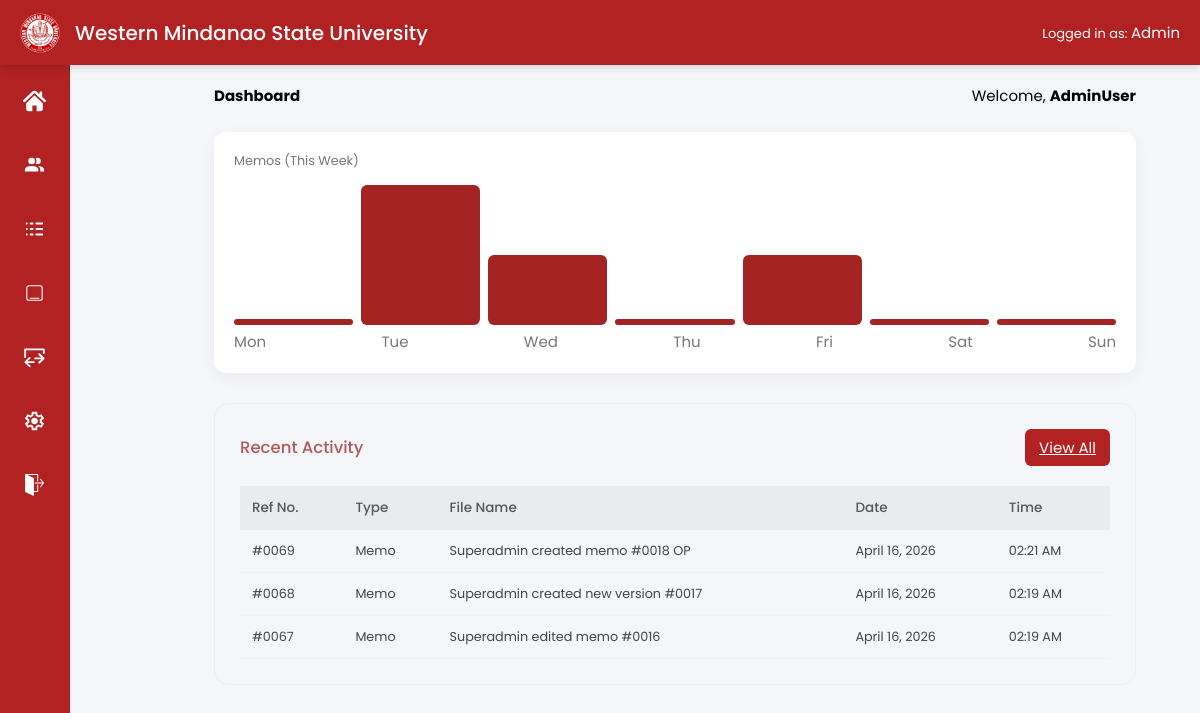
Page /admin/ (signed in) on the earlier database version.
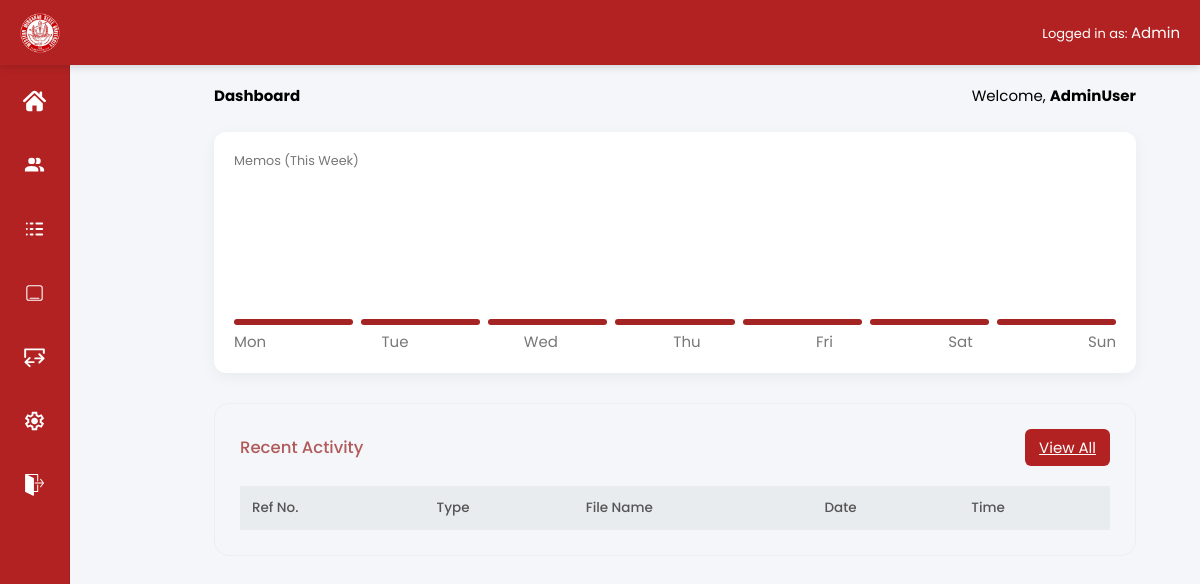
Same page on the later database version.
### app/models/settings.py (models this page shows)
class SystemSettings(db.Model):
    __tablename__ = "system_settings"
    id = db.Column(db.Integer, primary_key=True)
    system_name = db.Column(db.String(200))
    logo = db.Column(db.String(255))

### app/models/user.py (models this page shows, shortened)
class User(UserMixin, db.Model):
    __tablename__ = "users"
    id = db.Column(db.Integer, primary_key=True)
    username = db.Column(db.String(50), unique=True, nullable=False)
    password_hash = db.Column(db.String(255), nullable=False)
    role = db.Column(db.String(20))  # admin or secretary

### app/models/log_entry.py (models this page shows)
class LogEntry(db.Model):
    __tablename__ = "log_entries"
    id = db.Column(db.Integer, primary_key=True)
    serial_number = db.Column(db.Integer, unique=True, nullable=False)
    date = db.Column(db.Date)
    remarks = db.Column(db.String(255))
    notes = db.Column(db.Text)
    encoded_at = db.Column(db.DateTime, default=datetime.utcnow)
    memo_id = db.Column(db.Integer, db.ForeignKey("memos.id"))
    user_id = db.Column(
        db.Integer,
        db.ForeignKey("users.id", name="fk_log_entries_user_id"),
        nullable=True   # 👈 TEMPORARY
    )
    user = db.relationship("User", backref="logs")

### app/routes/admin.py (the view)
@admin_bp.route("/")
@login_required
def dashboard():
    if current_user.role != "admin":
        return redirect(url_for("auth.login"))
    sort = request.args.get("sort", "latest")
    query = LogEntry.query
    if sort == "oldest":
        query = query.order_by(LogEntry.encoded_at.asc())
    else:
        query = query.order_by(LogEntry.encoded_at.desc())
    logs = query.limit(3).all()
    today = date.today()
    start_week = today - timedelta(days=today.weekday())
    week_counts = []
    for i in range(7):
        day = start_week + timedelta(days=i)
        count = Memo.query.filter(
            Memo.date == day
        ).count()
        week_counts.append(count)
    return render_template(
        "admin/dashboard.html",
        logs=logs,
        week_counts=week_counts,
        current_sort=sort
    )

### app/__init__.py (called while the page is built)
def create_app():
    app = Flask(__name__)
    app.config.from_object(Config)
    db.init_app(app)
    login_manager.init_app(app)
    migrate.init_app(app, db)
    login_manager.login_view = "auth.login"
    @login_manager.user_loader
    def load_user(user_id):
        return User.query.get(int(user_id))
    app.register_blueprint(main)
    app.register_blueprint(auth_bp)
    app.register_blueprint(secretary_bp)
    app.register_blueprint(admin_bp)
    app.cli.add_command(seed_command)
    app.cli.add_command(seed_memos)
    @app.context_processor
    def inject_settings():
        settings = SystemSettings.query.first()
        return dict(settings=settings)
    print(app.url_map)
    return app

### app/templates/admin/dashboard.html (shortened to what this page needs)
{% extends "base.html" %}
{% block content %}
<div class="main-content">
  <div class="dashboard-header">
    <h2>Dashboard</h2>
    <div>Welcome, <strong>AdminUser</strong></div>
  </div>
  <div class="dashboard-grid">
    <div class="stat-card chart-card">
      <div class="stat-label">Memos (This Week)</div>
      <div class="chart-container">
        {% set max_val = week_counts|max %}
        {% if max_val == 0 %}
          {% set max_val = 1 %}
        {% endif %}
        {% for count in week_counts %}
          <div class="bar-wrapper">
            <div class="bar"
                style="height: {{ (count / max_val) * 100 }}%;">
            </div>
          </div>
        {% endfor %}
      </div>
      <div class="chart-labels">
        <span>Mon</span>
        <span>Tue</span>
        <span>Wed</span>
        <span>Thu</span>
        <span>Fri</span>
        <span>Sat</span>
        <span>Sun</span>
      </div>
    </div>
  </div>
<div class="activity-log">
  <div class="log-header">
    <h2 class="log-title">Recent Activity</h2>
    <div class="controls">
      <a href="{{ url_for('admin.logs_page') }}" class="btn">View All</a>
    </div>
  </div>
  <table class="data-table">
    <thead>
      <tr>
        <th>Ref No.</th>
        <th>Type</th>
        <th>File Name</th>
        <th>Date</th>
        <th>Time</th>
      </tr>
    </thead>
    <tbody>
      {% for log in logs %}
      <tr>
        <td>#{{ "%04d"|format(log.serial_number) }}</td>
        <td>{{ log.type or "Memo" }}</td>
        <td>
          {{ log.file_name if log.file_name else log.remarks }}
        </td>
        <td>{{ log.encoded_at.strftime("%B %d, %Y") }}</td>
        <td>{{ log.encoded_at.strftime("%I:%M %p") }}</td>
      </tr>
      {% endfor %}
    </tbody>
  </table>
</div>
</div>
{% endblock %}

### app/templates/base.html (shortened to what this page needs)
<!DOCTYPE html>
<html lang="en">
<head>
<link rel="stylesheet" href="{{ url_for('static', filename='css/flatpickr.min.css') }}">
</head>
<body>
<div class="topbar">
<div class="topbar-left">
{% if settings and settings.logo %}
  <img src="{{ url_for('static', filename=settings.logo) }}" class="logo">
{% else %}
  <img src="{{ url_for('static', filename='img/logo.png') }}" class="logo">
{% endif %}
<div class="title"> {{ settings.system_name }}</div>
</div>
<div class="topbar-right">
  Logged in as:
  <span id="userRole">
    {% if current_user.is_authenticated %}
      {{ current_user.role|capitalize }}
    {% else %}
      Guest
    {% endif %}
  </span>
</div>
</div>
{% if current_user.is_authenticated %}
<div class="sidebar">
    {% if current_user.role == "admin" %}
    <a href="{{ url_for('admin.dashboard') }}" title="Dashboard">
        <img src="{{ url_for('static', filename='img/dashboard.svg') }}" alt="Dashboard">
    </a>
    <a href="{{ url_for('admin.users') }}" title="Manage Users">
        <img src="{{ url_for('static', filename='img/users.svg') }}" alt="Users">
    </a>
    <a href="{{ url_for('admin.logs_page') }}" title="Reports">
        <img src="{{ url_for('static', filename='img/reports.svg') }}" alt="Reports">
    </a>
    {% endif %}
    {% if current_user.role == "admin" or current_user.role == "secretary" %}
    <a href="{{ url_for('main.home') }}" title="Memos">
        <img src="{{ url_for('static', filename='img/memos.svg') }}" alt="Memos">
    </a>
    {% endif %}
    {% if current_user.role == "admin" %}
    <a href="{{ url_for('admin.import_page') }}" title="Import/Export">
        <img src="{{ url_for('static', filename='img/import.svg') }}" alt="Import">
    </a>
    <a href="{{ url_for('admin.settings_general') }}" title="Settings">
        <img src="{{ url_for('static', filename='img/settings.svg') }}" alt="Settings">
    </a>
    {% endif %}
    <a href="{{ url_for('auth.logout') }}" title="Logout">
        <img src="{{ url_for('static', filename='img/logout.svg') }}" alt="Logout">
    </a>
</div>
{% endif %}
<div class="content">
  {% block content %}{% endblock %}
</div>
</body>
</html>

### app/templates/admin/dashboard.html (style rules this page uses)
.main-content { padding: 40px; max-width: 1200px; margin-left: 80px; }
.dashboard-header { display: flex; justify-content: space-between; align-items: center; margin-bottom: 25px; }
.dashboard-grid { display: grid; grid-template-columns: 1fr 1fr; gap: 20px; }
.stat-card { display: flex; justify-content: space-between; align-items: center; border-radius: 12px; padding: 20px; background: #fff; box-shadow: 0 4px 15px rgba(0,0,0,0.05); }
.stat-label { color: #777; font-size: 0.85rem; }
.chart-card { grid-column: span 2; flex-direction: column; align-items: flex-start; }
.chart-container { display: flex; align-items: flex-end; gap: 8px; height: 140px; margin-top: 15px; width: 100%; }
.bar-wrapper { position: relative; flex: 1 1 0; display: flex; justify-content: center; align-items: flex-end; height: 100%; }
.bar { width: 100%; background: #a42323; border-radius: 6px; min-height: 6px; transition: 0.3s; animation: grow 0.7s ease; cursor: pointer; }
.chart-labels { display: flex; justify-content: space-between; width: 100%; font-size: 0.7rem; color: #777; margin-top: 5px; }
.activity-log { border: 1px solid #eee; border-radius: 15px; padding: 25px; margin-top: 30px; }
.log-header { display: flex; justify-content: space-between; align-items: center; margin-bottom: 20px; }
.log-title { color: #b05a5a; font-size: 1.1rem; font-weight: 500; }
.controls { display: flex; gap: 10px; }
.data-table { width: 100%; border-collapse: collapse; }
.data-table th { background-color: #e9ecef; text-align: left; padding: 12px; font-size: 0.9rem; font-weight: 500; color: #555; }

### app/templates/base.html (style rules this page uses)
* { margin:0; padding:0; box-sizing:border-box; font-family:'Poppins',sans-serif; font-size:15px; }
body { background:#f4f6f9; }
.topbar { position: fixed; top: 0; left: 0; width: 100%; height: 65px; background: #B22222; display: flex; align-items: center; justify-content: space-between; padding: 0 20px; color: white; box-shadow: 0 2px 8px rgba(0,0,0,0.15); z-index: 1000; }
.topbar-left { display:flex; align-items:center; gap:15px; }
.logo { height:40px; }
.topbar-right { font-size:13px; }
.sidebar { position: fixed; top: 65px; left: 0; width: clamp(55px, 6vw, 70px); height: calc(100vh - 65px); background: #B22222; border-right: 1px solid rgba(0,0,0,0.1); display: flex; flex-direction: column; align-items: center; padding-top: 20px; gap: clamp(20px, 3.5vw, 32px); z-index: 500; }
.sidebar a { width: 32px; height: 32px; display: flex; justify-content: center; align-items: center; border-radius: 8px; transition: 0.2s; }
.sidebar img { width: 70%; height: 70%; object-fit: contain; filter: brightness(0) invert(1); transition: 0.2s; }
.content { margin-left: 0; margin-top: 20px; width: 100%; padding: clamp(12px, 2vw, 25px); }
body:has(.sidebar) .content { margin-left: clamp(55px, 6vw, 70px); width: calc(100% - clamp(55px, 6vw, 70px)); }
.btn { background:#B22222; color:white; border:none; padding:7px 14px; border-radius:6px; cursor:pointer; }

Differences in the rows shown:
removed SystemSettings: logo (picture), system_name "Western Mindanao State University"
removed LogEntry: serial_number "0069", type "Memo", remarks "Superadmin created memo #0018 OP", encoded_at "April 16, 2026", encoded_at "02:21 AM"
removed LogEntry: serial_number "0068", type "Memo", remarks "Superadmin created new version #0017", encoded_at "April 16, 2026", encoded_at "02:19 AM"
removed LogEntry: serial_number "0067", type "Memo", remarks "Superadmin edited memo #0016", encoded_at "April 16, 2026", encoded_at "02:19 AM"
Other differences:
{{ (count / max_val) * 100 }}: 100.0 → 0.0 (drawn)
{{ (count / max_val) * 100 }}: 50.0 → 0.0 (drawn)
